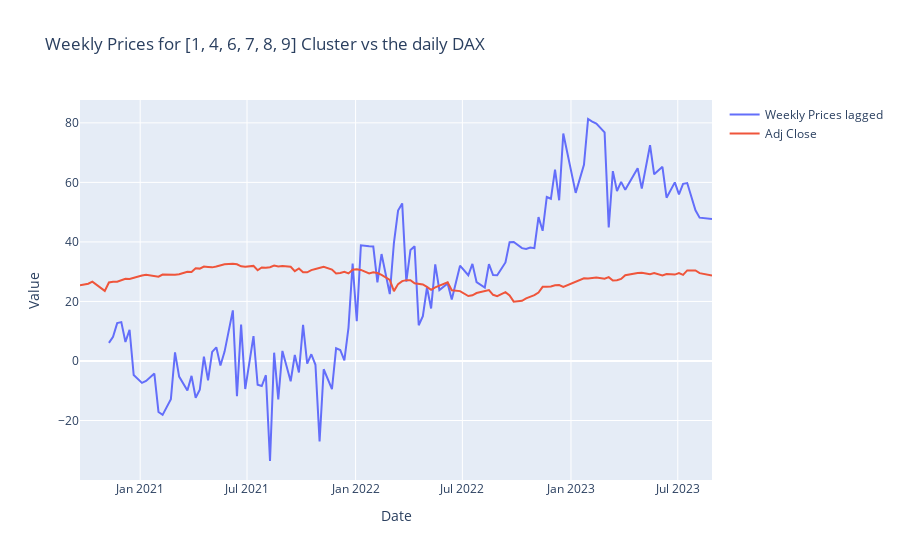

Write notebook code for a chart like this one.
### Code cell
trace1 = go.Scatter(x=dax_price_df_lag['date'], y=dax_price_df_lag['wPreis_lagged_week'], mode='lines', name='Weekly Prices lagged')
trace2 = go.Scatter(x=dax_price_df_lag['date'], y=dax_price_df_lag['Adj Close'], mode='lines', name='Adj Close')

data = [trace1, trace2]

layout = go.Layout(
    title='Weekly Prices for [1, 4, 6, 7, 8, 9] Cluster vs the daily DAX',
    xaxis=dict(title='Date'),
    yaxis=dict(title='Value')
)

fig = go.Figure(data=data, layout=layout)
fig.show()
